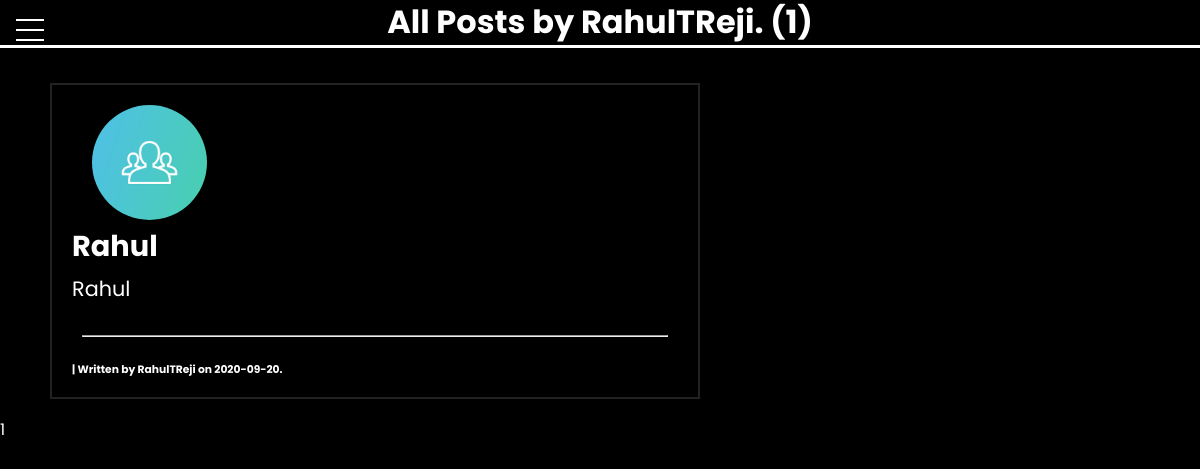
Screenshot of /user/RahulTReji (signed in) with the database file from the repository.
### flaskblog/models.py (models this page shows, shortened)
class User(db.Model, UserMixin):
    id = db.Column(db.Integer, primary_key=True, unique=True)
    username = db.Column(db.String(20), unique=True, nullable=False)
    email = db.Column(db.String(120), unique=True, nullable=False)
    image_file = db.Column(db.String(20), nullable=False,
                           default="default.jpg")
    password = db.Column(db.String(60), nullable=False)
    posts = db.relationship("Post", backref="author", lazy=True)

class Post(db.Model):
    id = db.Column(db.Integer, primary_key=True)
    title = db.Column(db.String(), nullable=False)
    date_posted = db.Column(db.DateTime, nullable=False,
                            default=datetime.utcnow)
    content = db.Column(db.Text, nullable=False)
    is_verified = db.Column(db.Boolean, default=False)
    is_edited = db.Column(db.Boolean, default=False)
    is_forwarded = db.Column(db.Boolean, default=False)
    views = db.Column(db.Integer, default=0)
    font = db.Column(db.String(30), default="Poppins")
    font_color = db.Column(db.String(20), default="#fff")
    user_id = db.Column(db.Integer, db.ForeignKey("user.id"), nullable=False)

### flaskblog/user/routes.py (the view)
@user.route("/user/<string:username>")
def user_post(username):
    page = request.args.get("page", 1, type=int)
    user = User.query.filter_by(username=username).first_or_404()
    posts = (
        Post.query.filter_by(author=user)
        .order_by(Post.date_posted.desc())
        .paginate(page=page, per_page=5)
    )
    return render_template("filter_post.html", posts=posts, user=user)

### flaskblog/models.py (called while the page is built)
@login_manager.user_loader
def load_user(user_id):
    return User.query.get(int(user_id))

### flaskblog/templates/filter_post.html (shortened to what this page needs)
{% extends "base.html" %}
{% block content %}
<h1> All Posts by {{ user.username }}. ({{ posts.total }})</h1>
<div id="posts" class="main">
    {% for post in posts.items %}
    <article class="main">
        <a href="{{ url_for('posts.post', post_id=post.id )}}"><img
                src="{{ url_for('static', filename='profile_pics/' + post.author.image_file) }}"
                class="rounded-profile-pic"></a>
        <a href="{{ url_for('posts.post', post_id=post.id )}}" class="post-title">
            <h2>{{ post.title }}</h2>
        </a>
        <p class="post-content">{{ post.content }}</p>
        <br>
        <hr>
        <a href="{{ url_for('user.user_post', username=post.author.username) }}" class="post-author">
            <h6>| Written by {{ post.author.username }} on {{ post.date_posted.strftime('%Y-%m-%d') }}.
            </h6>
        </a>
    </article>
    {% endfor %}
    {% for page_num in posts.iter_pages(left_edge=1, right_edge=1, left_current=1, right_current=2) %}
    {% if page_num %}
    {% if posts.page == page_num %}
    <a class="current-button"
        href="{{ url_for('user.user_post', page=page_num, username=user.username) }}">{{ page_num }}</a>
    {% else %}
    <a class="pagination-btn"
        href="{{ url_for('user.user_post', page=page_num, username=user.username) }}">{{ page_num }}</a>
    {% endif %}
    {% else %}
    <span>...</span>
    {% endif %}
    {% endfor %}
    <br><br><br><br><br><br><br><br>
</div>
</div>
{% endblock content %}

### flaskblog/static/style.css (style rules this page uses)
* { margin: 0px 0px 0px 0px; padding: 0px 0px 0px 0px; box-sizing: border-box; font-family: Poppins, "Poppins", Helveltica, sans-serif; text-decoration: none; color: white; }
body { background-color: black; background-image: linear-gradient( 60deg, rgb(5, 5, 5), rgb(0, 0, 0), ); background-size: 100%; color: white; font-family: "Poppins", Poppins, sans-serif; line-height: 1.4; }
html { scroll-behavior: smooth; }
h1 { text-align: center; border-bottom: 3px solid white; margin-bottom: 35px; }
article { margin: 20px 500px 20px 50px; border: 2px solid #222; padding: 20px; transition: 0.3s linear; }
p { font-size: 1.3rem; }
h6 { font-family: 1.4em; }
hr { margin: 10px; margin-bottom: 25px; }
:root { --primary-color: rgb(44 128 117 / 40%); --overlay-color: rgba(24, 39, 51, 0.85); --menu-speed: 0.75s; }
.post-title { color: white; padding-bottom: 10px; border-bottom: 1px solid white; transition: 0.2s; }
.post-content { color: white; }
.post-author h6 { min-width: 30ch; }
.rounded-profile-pic { border-radius: 100vw; margin-left: 20px; width: 115px; height: 115px; object-fit: cover; }
.post-author { color: white; }
#posts article a h2 { font-size: 1.8em; font-weight: bold; padding-bottom: 5px; text-decoration: none; transition: 0.2s linear; border-bottom: 2px solid black; }

### rows the page displays
User: username "RahulTReji"
Post: image_file (placeholder picture), title "Rahul", content "Rahul", author.username "RahulTReji", date_posted "2020-09-20"

### other values shown
{{ posts.total }} "1"
{{ page_num }} "1"
